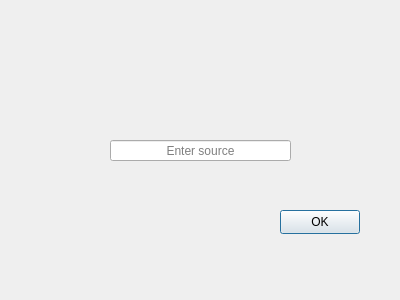
<?xml version="1.0" encoding="UTF-8"?>
<ui version="4.0">
 <class>BFSwidget</class>
 <widget class="QDialog" name="BFSwidget">
  <property name="geometry">
   <rect>
    <x>0</x>
    <y>0</y>
    <width>400</width>
    <height>300</height>
   </rect>
  </property>
  <property name="windowTitle">
   <string>Dialog</string>
  </property>
  <widget class="QLineEdit" name="lineEdit">
   <property name="geometry">
    <rect>
     <x>110</x>
     <y>140</y>
     <width>181</width>
     <height>21</height>
    </rect>
   </property>
   <property name="alignment">
    <set>Qt::AlignCenter</set>
   </property>
   <property name="placeholderText">
    <string>Enter source</string>
   </property>
  </widget>
  <widget class="QPushButton" name="pushButton">
   <property name="geometry">
    <rect>
     <x>280</x>
     <y>210</y>
     <width>80</width>
     <height>24</height>
    </rect>
   </property>
   <property name="text">
    <string>OK</string>
   </property>
  </widget>
 </widget>
 <resources/>
 <connections/>
</ui>
